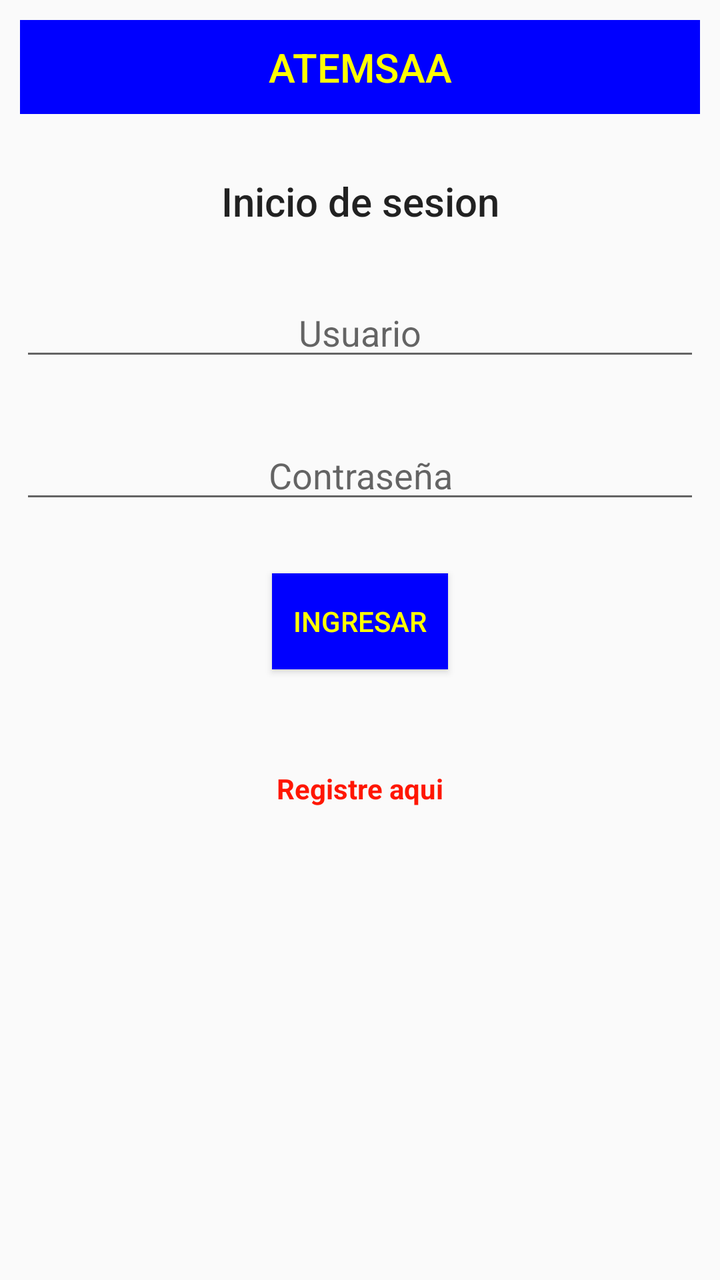
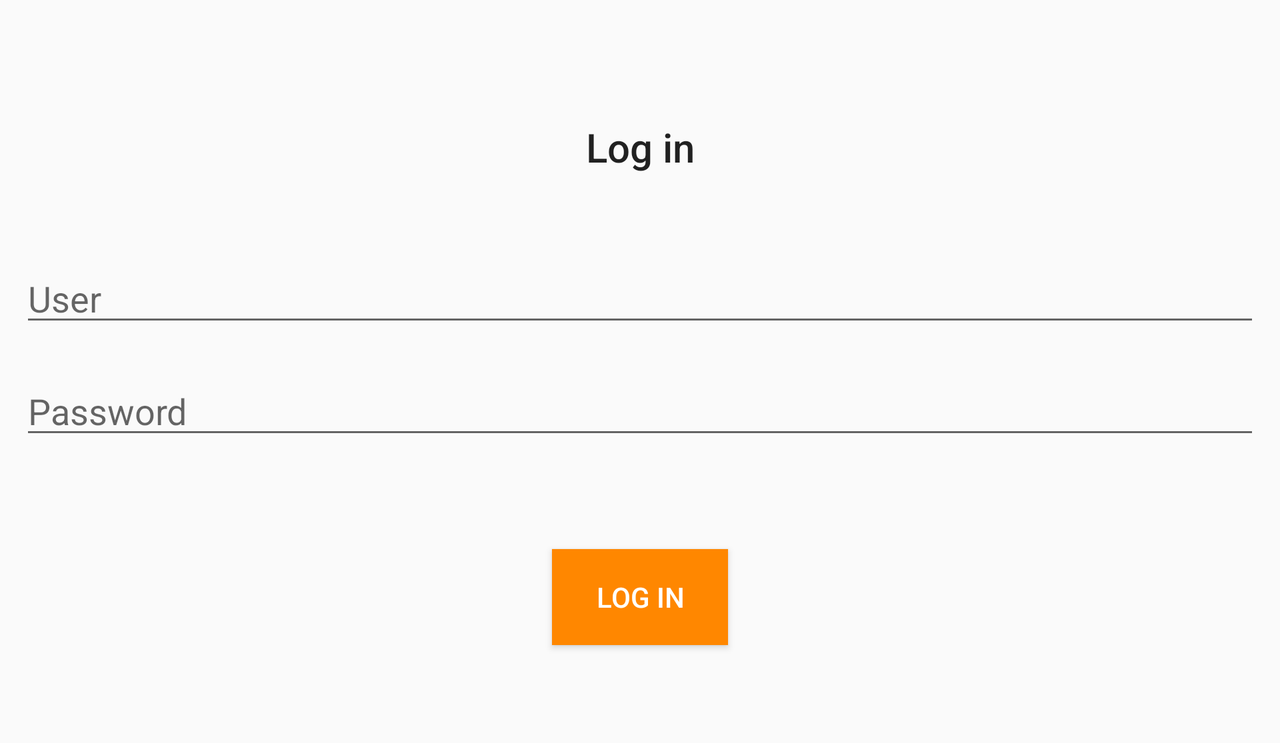

Compare how this app lays out the same screen by default and in its alternative resource folder. The renders come first, then the two layout files and the values they reference.
<!-- AndroidManifest.xml: application theme AppTheme -->
<!-- res/layout/activity_login.xml -->
<?xml version="1.0" encoding="utf-8"?>
<LinearLayout xmlns:android="http://schemas.android.com/apk/res/android"
    xmlns:tools="http://schemas.android.com/tools"
    android:layout_width="match_parent"
    android:layout_height="match_parent"
    android:padding="10dp"
    android:orientation="vertical"
    tools:context=".Login.LoginActivity">

    <TextView
        style="@style/TextAppearance.AppCompat.Title"
        android:id="@+id/app_name"
        android:layout_width="match_parent"
        android:layout_height="wrap_content"
        android:text="ATEMSAA"
        android:textColor="#ffff00"
        android:gravity="center"
        android:padding="10dp"
        android:layout_marginBottom="30dp"
        android:background="#0000ff"
        />

    <TextView
        style="@style/Base.TextAppearance.AppCompat.Title"
        android:id="@+id/text_log"
        android:layout_width="match_parent"
        android:layout_height="wrap_content"
        android:text="Inicio de sesion"
        android:gravity="center"
        android:layout_marginBottom="30dp"
        />
    <EditText
        android:id="@+id/usr"
        android:layout_width="match_parent"
        android:layout_height="wrap_content"
        android:hint="Usuario"
        android:inputType="text"
        android:gravity="center"
        android:layout_marginBottom="30dp"
        />

    <EditText
        android:id="@+id/pass"
        android:layout_width="match_parent"
        android:layout_height="wrap_content"
        android:hint="Contraseña"
        android:inputType="textPassword"
        android:gravity="center"
        android:layout_marginBottom="30dp"
        />

    <Button
        android:id="@+id/btn_log"
        android:layout_width="wrap_content"
        android:layout_height="wrap_content"
        android:layout_gravity="center_horizontal"
        android:text="Ingresar"
        android:textColor="#ffff00"
        android:background="#0000ff"
        />

    <TextView
        android:id="@+id/linkReg"
        android:layout_width="wrap_content"
        android:layout_height="wrap_content"
        android:text="Registre aqui"
        android:textColor="#ff1702"
        android:textStyle="bold"
        android:layout_gravity="center"
        android:paddingTop="50dp"
        />

</LinearLayout>
<!-- resources referenced by this layout -->
<resources>
  <style name="AppTheme" parent="Theme.AppCompat.Light.DarkActionBar">
          
          <item name="colorPrimary">@color/colorPrimary</item>
          <item name="colorPrimaryDark">@color/colorPrimaryDark</item>
          <item name="colorAccent">@color/colorAccent</item>
      </style>
  <color name="colorPrimary">#3F51B5</color>
  <color name="colorPrimaryDark">#303F9F</color>
  <color name="colorAccent">#FF4081</color>
</resources>
<!-- res/layout-land/activity_login.xml (the repository's variant of the layout above) -->
<!-- drawn on the phone turned sideways -->
<?xml version="1.0" encoding="utf-8"?>
<ScrollView xmlns:android="http://schemas.android.com/apk/res/android"
    xmlns:android1="http://schemas.android.com/apk/res/android"
    android:layout_width="fill_parent"
    android:layout_height="fill_parent"
    android:layout_gravity="center"
    android:orientation="vertical" >
<LinearLayout xmlns:android="http://schemas.android.com/apk/res/android"
    android:orientation="vertical" android:layout_width="match_parent"
    android:layout_height="match_parent"
    android:padding="10dp"
    >

    <TextView
        style="@style/Base.TextAppearance.AppCompat.Title"
        android:id="@+id/text_log"
        android:layout_width="match_parent"
        android:layout_height="wrap_content"
        android:text="@string/txt_log_in"
        android:gravity="center"
        android:layout_marginBottom="40dp"
        android:paddingTop="50dp"
        />
    <EditText
        android:id="@+id/usr"
        android:layout_width="match_parent"
        android:layout_height="wrap_content"
        android:hint="@string/txt_user"
        android:inputType="text"
        android:layout_marginBottom="15dp"
        />

    <EditText
        android:id="@+id/pass"
        android:layout_width="match_parent"
        android:layout_height="wrap_content"
        android:hint="@string/txt_password"
        android:inputType="textPassword"
        android:layout_marginBottom="50dp"
        />

    <Button
        android:id="@+id/btn_log"
        android:layout_width="wrap_content"
        android:layout_height="wrap_content"
        android:layout_gravity="center_horizontal"
        android:text="Log in"
        android:textColor="#ffffff"
        android:background="#FF8700"
        />

    <TextView
        android:id="@+id/linkReg"
        android:layout_width="wrap_content"
        android:layout_height="wrap_content"
        android:text="@string/txt_register_here"
        android:textColor="#0fffffff"
        android:textStyle="bold"
        android:layout_gravity="center"
        android:paddingTop="20dp"
        />

</LinearLayout>
</ScrollView>
<!-- resources referenced by the variant -->
<!-- as the phone turned sideways resolves them -->
<resources>
  <string name="txt_log_in">Log in</string>
  <string name="txt_password">Password</string>
  <string name="txt_register_here">Register here</string>
  <string name="txt_user">User</string>
  <style name="AppTheme" parent="Theme.AppCompat.Light.DarkActionBar">
          
          <item name="colorPrimary">@color/colorPrimary</item>
          <item name="colorPrimaryDark">@color/colorPrimaryDark</item>
          <item name="colorAccent">@color/colorAccent</item>
      </style>
  <color name="colorPrimary">#3F51B5</color>
  <color name="colorPrimaryDark">#303F9F</color>
  <color name="colorAccent">#FF4081</color>
</resources>
